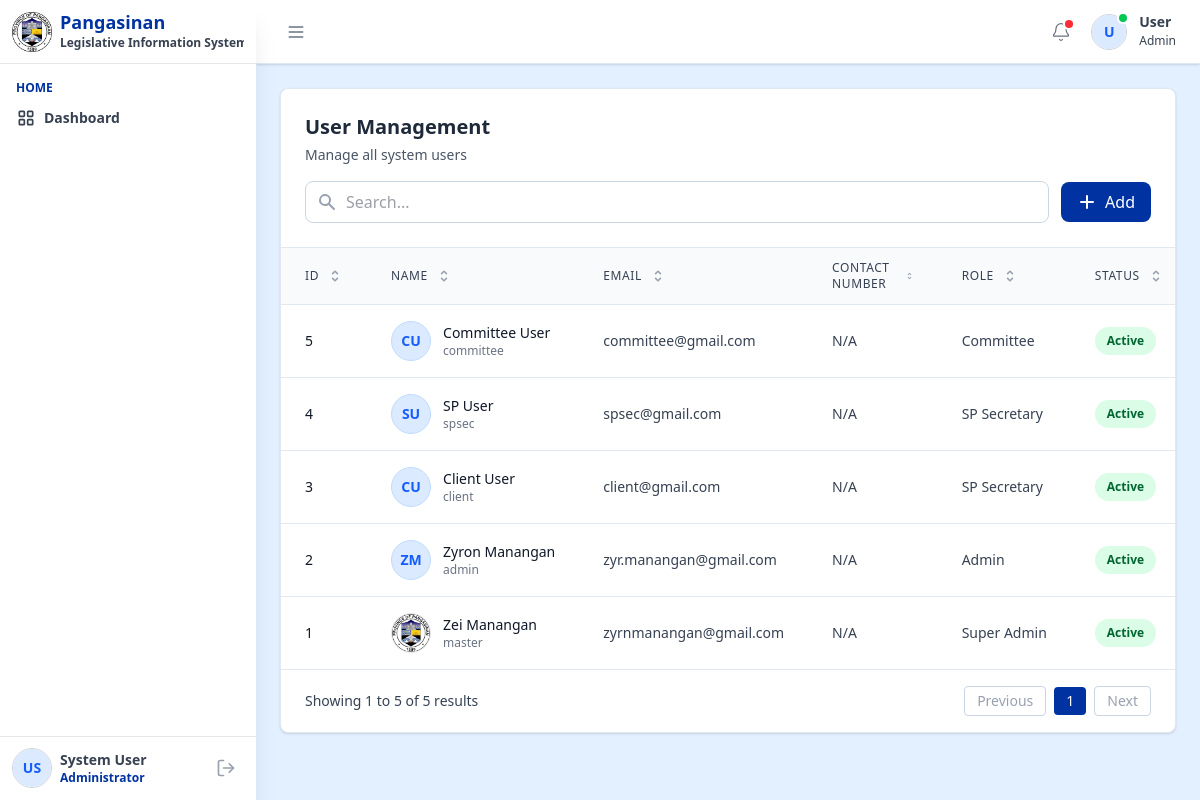
/pages/super_admin/user_accounts.php, run on the app's committed database.
### tables this page shows
CREATE TABLE `user_accounts` (
  `user_account_id` int NOT NULL,
  `username` varchar(50) NOT NULL,
  `email` varchar(255) NOT NULL,
  `password_hash` varchar(255) NOT NULL,
  `user_role_id` int NOT NULL,
  `account_status` enum('Active','Deactivated','Blocked') DEFAULT 'Active',
  `last_login` datetime DEFAULT NULL,
  `created_at` datetime DEFAULT CURRENT_TIMESTAMP,
  `updated_at` datetime DEFAULT CURRENT_TIMESTAMP ON UPDATE CURRENT_TIMESTAMP,
  `created_by` int DEFAULT NULL,
  `updated_by` int DEFAULT NULL,
  `is_deleted` tinyint(1) DEFAULT '0'
);

CREATE TABLE `user_info` (
  `user_info_id` int NOT NULL,
  `user_account_id` int NOT NULL,
  `first_name` varchar(100) NOT NULL,
  `last_name` varchar(100) NOT NULL,
  `middle_name` varchar(100) DEFAULT NULL,
  `suffix` varchar(20) DEFAULT NULL,
  `contact_number` varchar(20) DEFAULT NULL,
  `profile_picture` varchar(255) DEFAULT NULL,
  `created_at` datetime DEFAULT CURRENT_TIMESTAMP,
  `updated_at` datetime DEFAULT CURRENT_TIMESTAMP ON UPDATE CURRENT_TIMESTAMP,
  `updated_by` int DEFAULT NULL
);

CREATE TABLE `user_roles` (
  `user_role_id` int NOT NULL,
  `user_role_name` varchar(255) NOT NULL,
  `status` enum('active','inactive') DEFAULT 'active',
  `is_deleted` tinyint(1) DEFAULT '0',
  `created_at` datetime DEFAULT CURRENT_TIMESTAMP,
  `updated_at` datetime DEFAULT CURRENT_TIMESTAMP ON UPDATE CURRENT_TIMESTAMP,
  `created_by` int DEFAULT NULL,
  `updated_by` int DEFAULT NULL
);

### includes/fetch_users_data.php (called while the page is built, shortened)
<?php
require_once __DIR__ . '/db.php';
require_once __DIR__ . '/../classes/user.php';
function getAllUsersData() {
    global $pdo;
    try {
        $user = new User($pdo);
        $result = $user->getAllUsers();
        if ($result['status'] === 'success') {
            return $result['data'];
        } else {
            return ["error" => $result['message']];
        }
    } catch (Exception $e) {
        return ["error" => "An unexpected error occurred: " . $e->getMessage()];
    }
}
?>

### classes/user.php (called while the page is built, shortened)
<?php
class User {
    private $pdo;
    public function __construct($db) {
        $this->pdo = $db;
    }
    public function getAllUsers($status = null, $roleId = null) {
        try {
            $sql = "SELECT ua.user_account_id, ua.username, ua.email, ua.user_role_id, ua.account_status,
                           ua.last_login, ua.created_at as account_created_at,
                           ua.created_by, ua.updated_by as account_updated_by, ua.is_deleted,
                           ui.first_name, ui.last_name, ui.middle_name, ui.suffix,
                           ui.contact_number, ui.profile_picture,
                           ui.updated_by as profile_updated_by,
                           ur.user_role_name
                    FROM user_accounts ua
                    LEFT JOIN user_info ui ON ua.user_account_id = ui.user_account_id
                    LEFT JOIN user_roles ur ON ua.user_role_id = ur.user_role_id
                    WHERE ua.is_deleted = 0";
            $params = [];
            $sql .= " ORDER BY ua.user_account_id DESC";
            $stmt = $this->pdo->prepare($sql);
            $stmt->execute();
            $users = $stmt->fetchAll(PDO::FETCH_ASSOC);
            return ["status" => "success", "data" => $users];
        } catch (PDOException $e) {
            return ["status" => "error", "message" => $e->getMessage()];
        }
    }
}
?>

### pages/super_admin/user_accounts.php (the view, shortened to what this page needs)
<?php
include '../../components/header.php';
include '../../includes/fetch_users_data.php';
$users = getAllUsersData();
?>
<div class="">
    <?php include '../../components/sidebar.php'; ?>
    <div class="flex-1 md:ml-64 min-h-screen">
        <?php
        include '../../components/topbar.php';
        ?>
        <main class="p-6">
           <div class="bg-white rounded-lg shadow-sm border border-slate-200">
                <div class="p-6 border-b border-slate-200">
                    <div class="flex flex-col gap-4">
                        <div>
                            <h2 class="text-xl font-bold text-gray-800">User Management</h2>
                            <p class="text-sm text-gray-600 mt-1">Manage all system users</p>
                        </div>
                        <div class="flex items-center gap-3 w-full">
                            <div class="relative flex-1">
                                <div class="absolute inset-y-0 left-0 pl-3 flex items-center pointer-events-none">
                                    <svg class="h-5 w-5 text-gray-400" xmlns="http://www.w3.org/2000/svg"
                                        viewBox="0 0 20 20" fill="currentColor">
                                        <path fill-rule="evenodd"
                                            d="M8 4a4 4 0 100 8 4 4 0 000-8zM2 8a6 6 0 1110.89 3.476l4.817 4.817a1 1 0 01-1.414 1.414l-4.816-4.816A6 6 0 012 8z"
                                            clip-rule="evenodd" />
                                    </svg>
                                </div>
                                <input type="text" id="searchInput" placeholder="Search..."
                                    class="pl-10 pr-4 py-2 border border-slate-300 rounded-lg outline-none w-full focus:ring-2 focus:ring-[#0033A1] focus:border-transparent"
                                    onkeyup="filterTable()">
                            </div>
                            <button onclick="openModal('user-add-modal')"
                                class="px-4 py-2 bg-[#0033A1] text-white rounded-lg hover:bg-blue-800 transition-colors duration-200 font-medium flex items-center gap-2 cursor-pointer whitespace-nowrap">
                                <svg class="h-5 w-5" xmlns="http://www.w3.org/2000/svg" viewBox="0 0 20 20"
                                    fill="currentColor">
                                    <path fill-rule="evenodd"
                                        d="M10 3a1 1 0 00-1 1v5H4a1 1 0 100 2h5v5a1 1 0 102 0v-5h5a1 1 0 100-2h-5V4a1 1 0 00-1-1z"
                                        clip-rule="evenodd" />
                                </svg>
                                Add
                            </button>
                        </div>
                    </div>
                </div>
                <div class="overflow-x-auto">
                    <table id="usersTable" class="min-w-full divide-y divide-slate-200">
                        <thead class="bg-slate-50">
                            <tr>
                                <th scope="col"
                                    class="px-6 py-3 text-left text-xs font-medium text-gray-700 uppercase tracking-wider cursor-pointer"
                                    onclick="sortTable(0)">
                                    <div class="flex items-center gap-2">
                                        ID
                                    </div>
                                </th>
                                <th scope="col"
                                    class="px-6 py-3 text-left text-xs font-medium text-gray-700 uppercase tracking-wider cursor-pointer"
                                    onclick="sortTable(1)">
                                    <div class="flex items-center gap-2">
                                        Name
                                    </div>
                                </th>
                                <th scope="col"
                                    class="px-6 py-3 text-left text-xs font-medium text-gray-700 uppercase tracking-wider cursor-pointer"
                                    onclick="sortTable(2)">
                                    <div class="flex items-center gap-2">
                                        Email
                                    </div>
                                </th>
                                <th scope="col"
                                    class="px-6 py-3 text-left text-xs font-medium text-gray-700 uppercase tracking-wider cursor-pointer"
                                    onclick="sortTable(3)">
                                    <div class="flex items-center gap-2">
                                        Contact Number
                                    </div>
                                </th>
                                <th scope="col"
                                    class="px-6 py-3 text-left text-xs font-medium text-gray-700 uppercase tracking-wider cursor-pointer"
                                    onclick="sortTable(4)">
                                    <div class="flex items-center gap-2">
                                        Role
                                    </div>
                                </th>
                                <th scope="col"
                                    class="px-6 py-3 text-left text-xs font-medium text-gray-700 uppercase tracking-wider cursor-pointer"
                                    onclick="sortTable(5)">
                                    <div class="flex items-center gap-2">
                                        Status
                                    </div>
                                </th>
                            </tr>
                        </thead>
                        <tbody class="bg-white divide-y divide-slate-200" id="tableBody">
                            <?php if (isset($users['error'])): ?>
                                <tr>
                                    <td colspan="7" class="px-6 py-8 text-center text-red-600">
                                        <?php echo htmlspecialchars($users['error']); ?>
                                    </td>
                                </tr>
                                <?php
                            elseif (empty($users)): ?>
                                <?php
                            else: ?>
                                <?php foreach ($users as $user): ?>
                                    <tr class="hover:bg-slate-50 transition-colors duration-150">
                                        <td class="px-6 py-4 whitespace-nowrap text-sm font-medium text-gray-900">
                                            <?php echo htmlspecialchars($user['user_account_id']); ?>
                                        </td>
                                        <td class="px-6 py-4 whitespace-nowrap">
                                            <div class="flex items-center gap-3">
                                                <?php if (!empty($user['profile_picture'])): ?>
                                                    <img src="../../<?php echo htmlspecialchars($user['profile_picture']); ?>"
                                                        alt="Profile"
                                                        class="h-10 w-10 rounded-full object-cover border border-gray-200 shrink-0"
                                                        onerror="this.onerror=null; this.src='../../assets/Province_of_Pangasinan.png';">
                                                    <?php
                                                else: ?>
                                                    <div
                                                        class="h-10 w-10 rounded-full bg-blue-100 flex items-center justify-center text-blue-600 font-bold border border-blue-200 shrink-0 text-sm">
                                                        <?php echo strtoupper(substr($user['first_name'], 0, 1) . substr($user['last_name'], 0, 1)); ?>
                                                    </div>
                                                    <?php
                                                endif; ?>
                                                <div>
                                                    <div class="text-sm font-medium text-gray-900">
                                                        <?php
                                                        $fullName = $user['first_name'] . ' ';
                                                        $fullName .= $user['last_name'];
                                                        echo htmlspecialchars($fullName);
                                                        ?>
                                                    </div>
                                                    <div class="text-xs text-gray-500">
                                                        <?php echo htmlspecialchars($user['username']); ?>
                                                    </div>
                                                </div>
                                            </div>
                                        </td>
                                        <td class="px-6 py-4 whitespace-nowrap text-sm text-gray-700">
                                            <?php echo htmlspecialchars($user['email']); ?>
                                        </td>
                                        <td class="px-6 py-4 whitespace-nowrap text-sm text-gray-700">
                                            <?php echo htmlspecialchars($user['contact_number'] ?: 'N/A'); ?>
                                        </td>
                                        <td class="px-6 py-4 whitespace-nowrap text-sm text-gray-700">
                                            <?php echo htmlspecialchars($user['user_role_name']); ?>
                                        </td>
                                        <td class="px-6 py-4 whitespace-nowrap">
                                            <?php
                                            $statusClass = $user['account_status'] === 'Active'
                                                ? 'bg-green-100 text-green-800'
                                                : ($user['account_status'] === 'Blocked' ? 'bg-red-100 text-red-800' : 'bg-gray-200 text-gray-800');
                                            ?>
                                            <span
                                                class="px-3 py-1 inline-flex text-xs leading-5 font-semibold rounded-full <?php echo $statusClass; ?>">
                                                <?php echo htmlspecialchars($user['account_status']); ?>
                                            </span>
                                        </td>
                                    </tr>
                                    <?php
                                endforeach; ?>
                                <?php
                            endif; ?>
                        </tbody>
                    </table>
                </div>
                <div
                    class="px-6 py-4 border-t border-slate-200 flex flex-col sm:flex-row items-center justify-between gap-4">
                    <div id="paginationInfo" class="text-sm text-gray-700">
                    </div>
                    <div id="paginationContainer" class="flex items-center space-x-2">
                    </div>
                </div>
            </div>
        </main>
    </div>
</div>
</body>
</html>

### data on the page
user_accounts: user_account_id "5", user_info.first_name+last_name "CU", user_info.first_name+last_name "Committee User", username "committee", email "committee@gmail.com", user_info.contact_number "N/A", user_role.user_role_name "Committee", account_status "Active"
user_accounts: user_account_id "4", user_info.first_name+last_name "SU", user_info.first_name+last_name "SP User", username "spsec", email "spsec@gmail.com", user_info.contact_number "N/A", user_role.user_role_name "SP Secretary", account_status "Active"
user_accounts: user_account_id "3", user_info.first_name+last_name "CU", user_info.first_name+last_name "Client User", username "client", email "client@gmail.com", user_info.contact_number "N/A", user_role.user_role_name "SP Secretary", account_status "Active"
user_accounts: user_account_id "2", user_info.first_name+last_name "ZM", user_info.first_name+last_name "Zyron Manangan", username "admin", email "zyr.manangan@gmail.com", user_info.contact_number "N/A", user_role.user_role_name "Admin", account_status "Active"
user_accounts: user_account_id "1", user_info.profile_picture (picture), user_info.first_name+last_name "Zei Manangan", username "master", email "zyrnmanangan@gmail.com", user_info.contact_number "N/A", user_role.user_role_name "Super Admin", account_status "Active"

### other printed values
substr($fName, 0, 1) . substr($lName, 0, 1) "US"
$_SESSION['role_name'] "Administrator"
$_SESSION['first_name'] "User"
$_SESSION['role_name'] "Admin"
